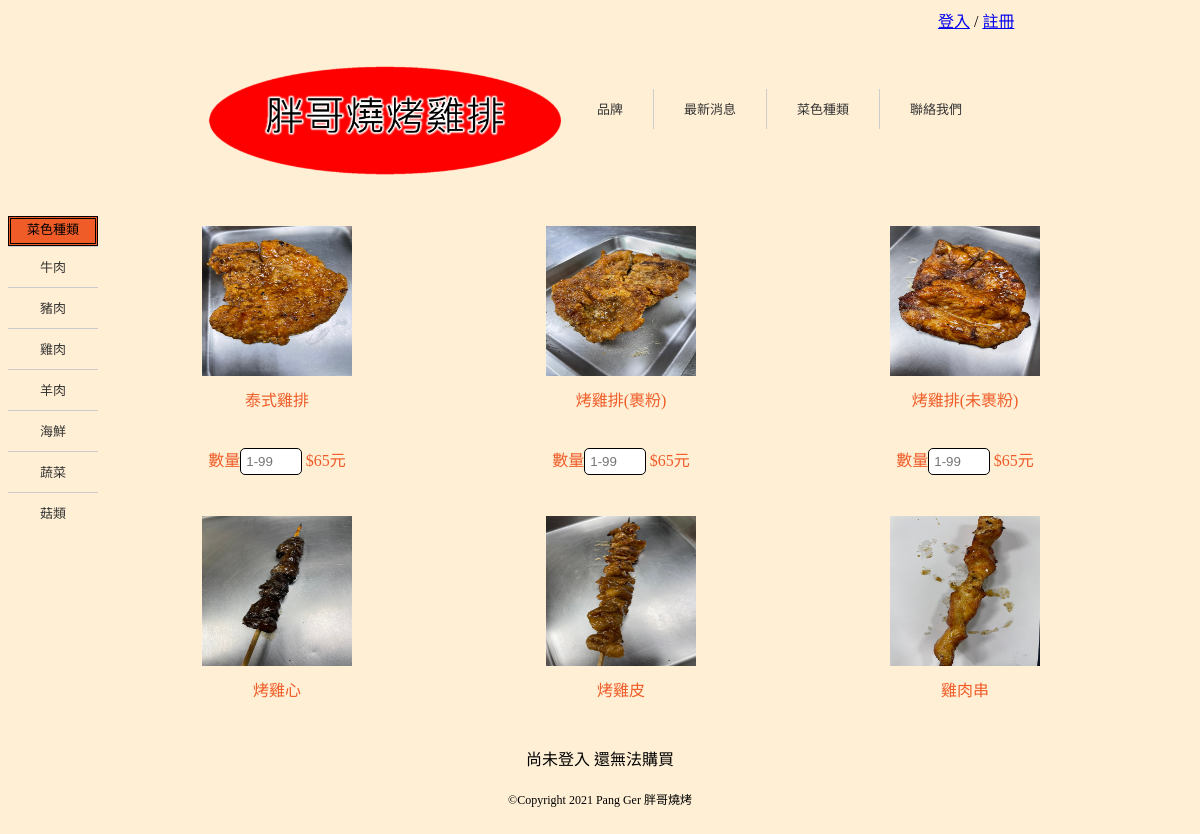
The app's page /dish/chicken/ with its own data.
### myapp/models.py (models this page shows, shortened)
class chickenview(models.Model):
    salename = models.CharField(max_length=20)
    saleprice = models.IntegerField(default=0)
    imgname = models.CharField(max_length=20)

### myapp/views.py (the view, shortened to what this page needs)
# urls.py: url(r'^dish/chicken/$',views.chicken),
def chicken(request):
    chickens = models.chickenview.objects.all()
    now=datetime.now()
    return render(request,"dish/chicken.html",locals())

### templates/dish/chicken.html (shortened to what this page needs)
{% extends "dish/dish_base.html" %}
{% load static %}
{% block content_dish %}
    {% for chicken in chickens %}
        <div class="food">
            <img src="/static/images/雞/{{ chicken.imgname }}.jpg"/>
            <font id='sales'>{{ chicken.salename }}</font>
            <div>
                <font>數量</font><input type="number" name="number" onchange="count()" id='ex-1' placeholder="1-99">
                $<font id="saleprice" name="num">{{ chicken.saleprice }}</font>元
            </div>
        </div>
    {% endfor %}
{% endblock %}

### static/css/main_style.css (style rules this page uses)
html { -webkit-text-size-adjust: none; text-size-adjust: none; }

### static/css/style2.css (style rules this page uses)
.food { width:30%; display: flex; flex-direction: column; align-items: center; }
.food div input { width: 19%; }
.item div { margin: 10px; height: 40%; color: #ef5c28; text-align: center; float: left; }
.item div img { width: 150px; height: 150px; }
.item div div { width: 100% }
input[type="number"] { padding: 5px 5px; border: 1px black solid; cursor: pointer; -webkit-border-radius: 5px; border-radius: 5px; width: 40px; height: 100%; }

### records on screen
chickenview: imgname (picture), salename "泰式雞排", saleprice "65"
chickenview: shows a picture, salename "烤雞排(裹粉)", saleprice "65"
chickenview: imgname (picture), salename "烤雞排(未裹粉)", saleprice "65"
chickenview: shows a picture, salename "烤雞心"
chickenview: shows a picture, salename "烤雞皮"
chickenview: shows a picture, salename "雞肉串"
